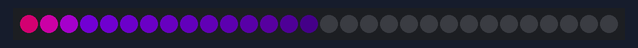
Bench run of a sketch on a simulated Arduino Uno, built with avr-gcc and run on an emulated ATmega328P. Shown: 30 RGB LEDs in strip order, left to right. Dim RGB values are drawn brighter than linear.

Above: at 0.16 s.
At 0.8 s:
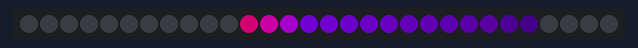

Measured:
- by itself, everything shown: repeats every 0.97 s, in 3 steps

The sketch:

chasergreenblue.ino
```cpp
#include <Adafruit_NeoPixel.h>
#ifdef __AVR__
#include <avr/power.h>
#endif

#define PIN 1
#define N_PIXELS 30

Adafruit_NeoPixel strip;
uint32_t pattern[N_PIXELS];
int position = 0;

// User defined settings
int theDelay = 30;
uint32_t headColor = 0xff0088;
uint32_t tailColor = 0x8800ff;
uint32_t endColor = 0;
int headLength = 3;
int tailLength = 12;

void setup() {
  strip = Adafruit_NeoPixel(N_PIXELS, PIN, NEO_GRB + NEO_KHZ800);

  for (int i = 0; i < headLength; i++) {
    pattern[i] = lerpColor(headColor, tailColor, (float(i) / float(headLength)));
  }
  for (int i = headLength; i < headLength + tailLength; i++) {
    pattern[i] = lerpColor(tailColor, endColor, (float(i - headLength) / float(tailLength)));
  }

  strip.begin();
  strip.show();
}

void loop() {
  cycleBuffer();
  delay(theDelay);
}

uint32_t lerpColor(uint32_t c1, uint32_t c2, float amt) {
  uint32_t r1 = (c1 & 0xff0000) >> 16;
  uint32_t g1 = (c1 & 0xff00) >> 8;
  uint32_t b1 = (c1 & 0xff);
  uint32_t r2 = (c2 & 0xff0000) >> 16;
  uint32_t g2 = (c2 & 0xff00) >> 8;
  uint32_t b2 = (c2 & 0xff);

  float r = (float(r1) * (1.0 - amt) + float(r2) * amt) / 2.0;
  float g = (float(g1) * (1.0 - amt) + float(g2) * amt) / 2.0;
  float b = (float(b1) * (1.0 - amt) + float(b2) * amt) / 2.0;

  return (uint32_t(r) << 16) | (uint32_t(g) << 8) | uint32_t(b);
}

void cycleBuffer() {
  for (int i = 0; i < N_PIXELS; i++) {
    int thisPosition = (i + position) % N_PIXELS;

    strip.setPixelColor(i, pattern[thisPosition]);
  }

  position = ++position % N_PIXELS;
  strip.show();
}
```
